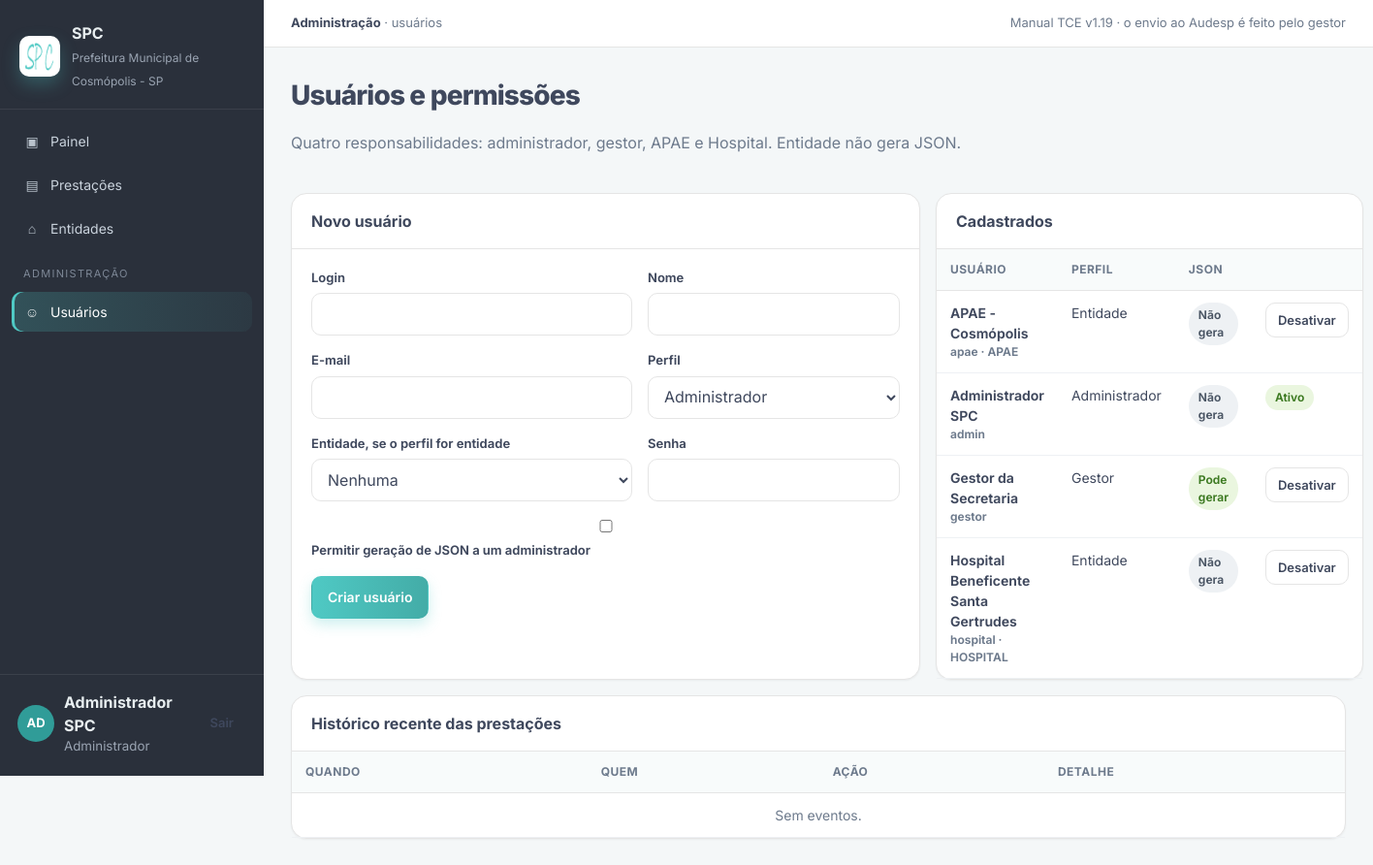
Screenshot of /admin/usuarios (signed in) with the database file from the repository.
### app/models.py (models this page shows, shortened)
class Usuario(UserMixin, db.Model):
    __tablename__ = "usuarios"
    id = db.Column(db.Integer, primary_key=True)
    username = db.Column(db.String(80), unique=True, nullable=False, index=True)
    nome = db.Column(db.String(160), nullable=False)
    email = db.Column(db.String(160))
    senha_hash = db.Column(db.String(256), nullable=False)
    perfil = db.Column(db.String(20), nullable=False, default=PERFIL_ENTIDADE)
    ativo = db.Column(db.Boolean, default=True, nullable=False)
    pode_gerar_json = db.Column(db.Boolean, default=False, nullable=False)
    entidade_id = db.Column(db.Integer, db.ForeignKey("entidades.id"))
    criado_em = db.Column(db.DateTime, default=datetime.utcnow)
    ultimo_acesso = db.Column(db.DateTime)
    entidade = db.relationship("Entidade", backref="usuarios")
    @property
    def is_admin(self) -> bool:
        return self.perfil == PERFIL_ADMIN
    @property
    def is_gestor(self) -> bool:
        return self.perfil == PERFIL_GESTOR
    @property
    def is_active(self) -> bool:
        return bool(self.ativo)
    @property
    def perfil_rotulo(self) -> str:
        return rotulo_perfil(self.perfil)

class Entidade(db.Model):
    __tablename__ = "entidades"
    id = db.Column(db.Integer, primary_key=True)
    codigo = db.Column(db.String(40), unique=True, nullable=False)
    nome_exibicao = db.Column(db.String(200), nullable=False)
    razao_social = db.Column(db.String(200), nullable=False)
    cnpj = db.Column(db.String(18), nullable=False)
    endereco = db.Column(db.String(255), nullable=False)
    bairro = db.Column(db.String(120))
    cidade = db.Column(db.String(120), default="Cosmópolis")
    uf = db.Column(db.String(2), default="SP")
    cep = db.Column(db.String(12))
    telefones = db.Column(db.String(120))
    horario = db.Column(db.String(80))
    email = db.Column(db.String(160))
    email_alternativo = db.Column(db.String(160))
    codigo_audesp = db.Column(db.Integer)
    ativa = db.Column(db.Boolean, default=True, nullable=False)
    criado_em = db.Column(db.DateTime, default=datetime.utcnow)
    atualizado_em = db.Column(db.DateTime, default=datetime.utcnow, onupdate=datetime.utcnow)
    prestacoes = db.relationship("Prestacao", backref="entidade", lazy="dynamic")

### app/blueprints/admin/routes.py (the view, shortened to what this page needs)
@bp.route("/usuarios", methods=["GET", "POST"])
@login_required
def usuarios():
    _so_admin()
    return render_template(
        "admin/usuarios.html",
        usuarios=Usuario.query.order_by(Usuario.nome).all(),
        entidades=Entidade.query.filter_by(ativa=True).order_by(Entidade.nome_exibicao).all(),
        perfis=PERFIS,
        historico=Historico.query.order_by(Historico.criado_em.desc()).limit(30).all(),
        auditoria=Auditoria.query.order_by(Auditoria.criado_em.desc()).limit(20).all(),
    )

### app/__init__.py (called while the page is built)
def resolve_favicon_file(app: Flask) -> Path:
    static = Path(app.static_folder)
    configured = static / app.config.get("FAVICON_IMAGE", "img/Favicon.ico")
    if configured.exists():
        return configured
    for name in ("Favicon.ico", "Favicon.png", "favicon.ico"):
        fallback = static / "img" / name
        if fallback.exists():
            return fallback
    return configured

### app/blueprints/admin/routes.py (called while the page is built)
def _so_admin():
    if not current_user.is_admin:
        abort(403)

### app/models.py (called while the page is built)
def rotulo_perfil(codigo: str) -> str:
    return dict(PERFIS).get(codigo, codigo or "—")

### templates/admin/usuarios.html (shortened to what this page needs)
{% extends "base.html" %}
{% block crumb %}<strong>Administração</strong> · usuários{% endblock %}
{% block content %}
<div class="page-head">
  <div>
    <h1>Usuários e permissões</h1>
    <p class="muted">Quatro responsabilidades: administrador, gestor, APAE e Hospital. Entidade não gera JSON.</p>
  </div>
</div>
<div class="grid-2">
  <article class="card">
    <div class="card-head"><h3>Novo usuário</h3></div>
    <form class="card-body form-grid" method="post">
      <label class="field">Login<input class="input" name="username" required autocomplete="off"></label>
      <label class="field">Nome<input class="input" name="nome" required></label>
      <label class="field">E-mail<input class="input" type="email" name="email"></label>
      <label class="field">Perfil
        <select class="input" name="perfil">
          {% for valor, rotulo in perfis %}<option value="{{ valor }}">{{ rotulo }}</option>{% endfor %}
        </select>
      </label>
      <label class="field">Entidade, se o perfil for entidade
        <select class="input" name="entidade_id">
          <option value="">Nenhuma</option>
        </select>
      </label>
      <label class="field">Senha<input class="input" type="password" name="password" required minlength="6"></label>
      <label class="field full"><input type="checkbox" name="pode_gerar_json"> Permitir geração de JSON a um administrador</label>
      <div class="full"><button class="btn btn-primary" type="submit">Criar usuário</button></div>
    </form>
  </article>
  <article class="card">
    <div class="card-head"><h3>Cadastrados</h3></div>
    <div class="table-wrap">
      <table class="data">
        <thead><tr><th>Usuário</th><th>Perfil</th><th>JSON</th><th></th></tr></thead>
        <tbody>
        {% for u in usuarios %}
          <tr>
            <td class="name">{{ u.nome }}<div class="sub">{{ u.username }}{% if u.entidade %} · {{ u.entidade.codigo }}{% endif %}</div></td>
            <td>{{ u.perfil_rotulo }}</td>
            <td>{% if u.is_gestor or u.pode_gerar_json %}<span class="badge badge-success">Pode gerar</span>{% else %}<span class="badge badge-neutral">Não gera</span>{% endif %}</td>
            <td>
              {% if u.username != 'admin' %}
              <form method="post" action="{{ url_for('admin.alternar', user_id=u.id) }}">
                <button class="btn btn-secondary btn-sm" type="submit">{{ 'Desativar' if u.ativo else 'Ativar' }}</button>
              </form>
              {% else %}
              <span class="badge badge-success">Ativo</span>
              {% endif %}
            </td>
          </tr>
        {% endfor %}
        </tbody>
      </table>
    </div>
  </article>
</div>
<article class="card" style="margin-top:16px">
  <div class="card-head"><h3>Histórico recente das prestações</h3></div>
  <div class="table-wrap">
    <table class="data">
      <thead><tr><th>Quando</th><th>Quem</th><th>Ação</th><th>Detalhe</th></tr></thead>
      <tbody>
      {% for evento in historico %}
        <tr>
          <td>{{ evento.criado_em.strftime('%d/%m/%Y %H:%M') }}</td>
          <td>{{ evento.usuario.nome if evento.usuario else '—' }}</td>
          <td>{{ evento.acao }}</td>
          <td>{{ evento.detalhe }}</td>
        </tr>
      {% else %}
        <tr><td colspan="4" class="empty">Sem eventos.</td></tr>
      {% endfor %}
      </tbody>
    </table>
  </div>
</article>
{% endblock %}

### templates/base.html (shortened to what this page needs)
<!doctype html>
<html lang="pt-BR">
<head>
  <link rel="stylesheet" href="{{ url_for('static', filename='css/colors.css') }}">
  <link rel="stylesheet" href="{{ url_for('static', filename='css/app.css') }}">
</head>
<body>
<div class="app-shell">
  <aside class="sidebar" id="sidebar">
    <div class="brand">
      <img class="brand-mark" src="{{ favicon_url }}" alt="SPC">
      <div>
        <strong>SPC</strong>
        <span>{{ prefeitura }}</span>
      </div>
    </div>
    <nav class="nav">
      <a class="{{ 'active' if request.endpoint == 'dashboard.index' }}" href="{{ url_for('dashboard.index') }}"><span class="ico">▣</span> Painel</a>
      <a class="{{ 'active' if request.endpoint and request.endpoint.startswith('prestacoes') }}" href="{{ url_for('prestacoes.lista') }}"><span class="ico">▤</span> Prestações</a>
      {% if current_user.is_admin or current_user.is_gestor %}
      <a class="{{ 'active' if request.endpoint and request.endpoint.startswith('entidades') }}" href="{{ url_for('entidades.lista') }}"><span class="ico">⌂</span> Entidades</a>
      {% endif %}
      {% if current_user.is_admin %}
      <div class="nav-label">Administração</div>
      <a class="{{ 'active' if request.endpoint == 'admin.usuarios' }}" href="{{ url_for('admin.usuarios') }}"><span class="ico">☺</span> Usuários</a>
      {% endif %}
    </nav>
    <div class="sidebar-user">
      <div class="avatar">{{ (current_user.nome or 'U')[:2]|upper }}</div>
      <div style="flex:1">
        <strong>{{ current_user.nome }}</strong>
        <small>{{ current_user.perfil_rotulo }}{% if current_user.entidade %} · {{ current_user.entidade.codigo }}{% endif %}</small>
      </div>
      <a class="btn btn-ghost btn-sm" href="{{ url_for('auth.logout') }}" title="Sair">Sair</a>
    </div>
  </aside>
  <div class="main">
    <header class="topbar">
      <div style="display:flex;gap:10px;align-items:center">
        <div class="breadcrumb">{% block crumb %}{{ orgao }}{% endblock %}</div>
      </div>
      <div class="muted" style="font-size:13px">Manual TCE v1.19 · o envio ao Audesp é feito pelo gestor</div>
    </header>
    <main class="content">
      {% block content %}{% endblock %}
    </main>
  </div>
</div>
</body>
</html>

### static/css/colors.css (style rules this page uses)
:root { --primary-color: #4fc9c4; --primary-dark: #43aca7; --primary-hover: #3c9b96; --secondary-color: #6d7a8c; --text-color: #3f485d; --border-color: #e5e5e5; --success-color: #79b24a; --warning-color: #f2823c; --danger-color: #e81d51; --info-color: #91ceff; --light-color: #2a303b; --dark-color: #2a303b; --gray-color: #6d7a8c; --input-focus: #4fc9c4; --input-focus-shadow: rgba(79, 201, 196, 0.25); --color-100: #ffffff; --color-95: #ebf9f9; --color-90: #d8f3f2; --color-85: #c4edec; --color-80: #b1e7e5; --color-75: #9de1df; --color-70: #8adbd8; --color-65: #76d5d2; --color-60: #63cfcb; --color-55: #4fc9c4; --color-50: #3cc3bf; --color-45: #36b0ac; --color-40: #309c98; --color-35: #2a8985; --color-30: #247572; --color-25: #1e625f; --color-20: #184e4c; --color-15: #123b39; --color-10: #0c2726; --color-5: #061413; --color-0: #000000; --success-light: #d1e7dd; --warning-light: #fff3cd; --danger-light: #f8d7da; --info-light: #cff4fc; --bg-color: var(--color-95); --card-bg: var(--color-100); --text-primary: #212529; --text-secondary: #6c757d; --text-muted: #adb5bd; --shadow-sm: 0 2px 4px rgba(0, 0, 0, 0.05); --shadow-md: 0 4px 8px rgba(0, 0, 0, 0.1); --shadow-lg: 0 8px 16px rgba(0, 0, 0, 0.15); --border-radius-sm: 4px; --border-radius-md: 8px; --border-radius-lg: 12px; --border-radius-xl: 16px; --transition-fast: 0.15s ease; --transition-normal: 0.3s ease; --transition-slow: 0.5s ease; }
.sidebar { background: linear-gradient(180deg, var(--primary-color) 0%, var(--primary-dark) 100%); }
.brand-mark { display: block; width: 32px; height: 32px; border-radius: 8px; object-fit: contain; background: #fff; }
.btn-primary { background-color: var(--primary-color); border-color: var(--primary-color); }
.btn-secondary { background-color: var(--secondary-color); border-color: var(--secondary-color); color: #000; }
a { color: var(--primary-color); text-decoration: none; }
.badge { padding: 6px 12px; border-radius: 20px; font-weight: 500; }
.card { border: none; border-radius: var(--border-radius-lg); box-shadow: var(--shadow-sm); }

### rows the page displays
Usuario: nome "AD", nome "Administrador SPC", perfil_rotulo "Administrador", username "admin", pode_gerar_json "Não gera", shows "Ativo"
Usuario: nome "APAE - Cosmópolis", username "apae", entidade.codigo "APAE", perfil_rotulo "Entidade", pode_gerar_json "Não gera", ativo "Desativar"
Usuario: nome "Gestor da Secretaria", username "gestor", perfil_rotulo "Gestor", shows "Pode gerar", ativo "Desativar"
Usuario: nome "Hospital Beneficente Santa Gertrudes", username "hospital", entidade.codigo "HOSPITAL", perfil_rotulo "Entidade", pode_gerar_json "Não gera", ativo "Desativar"

### other values shown
{{ prefeitura }} "Prefeitura Municipal de Cosmópolis - SP"
form field perfil "Administrador"
